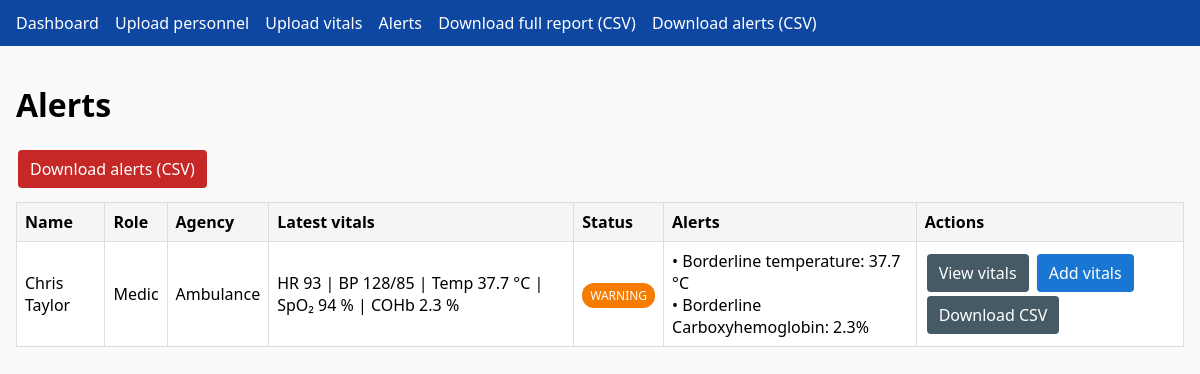
Screenshot of /alerts with the database file from the repository.
### app.py (models this page shows)
class Personnel(db.Model):
    id = db.Column(db.Integer, primary_key=True)
    name = db.Column(db.String(120), index=True)
    role = db.Column(db.String(120))
    dob = db.Column(db.Date, nullable=True)
    agency = db.Column(db.String(120))
    vitals = db.relationship("Vitals", backref="personnel", lazy=True)

class Vitals(db.Model):
    id = db.Column(db.Integer, primary_key=True)
    personnel_id = db.Column(db.Integer, db.ForeignKey("personnel.id"))
    timestamp = db.Column(db.DateTime, default=db.func.current_timestamp())
    heart_rate = db.Column(db.Integer, nullable=True)
    blood_pressure = db.Column(db.String(20), nullable=True)
    temperature = db.Column(db.Float, nullable=True)
    spo2 = db.Column(db.Integer, nullable=True)
    carboxyhemoglobin = db.Column(db.Float, nullable=True)

### app.py (the view)
@app.route("/alerts")
def alerts():
    people = Personnel.query.all()
    alerts_data = []
    for p in people:
        latest = p.vitals[-1] if p.vitals else None
        if not latest:
            continue
        status, messages = evaluate_status(latest)
        if status in ("alert", "warning"):
            alerts_data.append({"person": p, "latest": latest, "status": status, "alerts": messages})
    return render_template("alerts.html", alerts_data=alerts_data)

### templates/alerts.html
{% extends "base.html" %}
{% block content %}
<h1>Alerts</h1>
<a class="btn alert" href="{{ url_for('download_alerts_report') }}">Download alerts (CSV)</a>
<table>
  <thead>
    <tr>
      <th>Name</th>
      <th>Role</th>
      <th>Agency</th>
      <th>Latest vitals</th>
      <th>Status</th>
      <th>Alerts</th>
      <th>Actions</th>
    </tr>
  </thead>
  <tbody>
    {% for item in alerts_data %}
      <tr>
        <td>{{ item.person.name }}</td>
        <td>{{ item.person.role }}</td>
        <td>{{ item.person.agency }}</td>
        <td>
          HR {{ item.latest.heart_rate or "—" }} |
          BP {{ item.latest.blood_pressure or "—" }} |
          Temp {{ item.latest.temperature or "—" }} °C |
          SpO₂ {{ item.latest.spo2 or "—" }} % |
          COHb {{ item.latest.carboxyhemoglobin or "—" }} %
        </td>
        <td><span class="badge {{ item.status }}">{{ item.status|upper }}</span></td>
        <td>
          {% for m in item.alerts %}
            • {{ m }}<br>
          {% endfor %}
        </td>
        <td>
          <a class="btn secondary" href="{{ url_for('view_vitals', person_id=item.person.id) }}">View vitals</a>
          <a class="btn" href="{{ url_for('add_vitals', person_id=item.person.id) }}">Add vitals</a>
          <a class="btn secondary" href="{{ url_for('download_person_report', person_id=item.person.id) }}">
            Download CSV
          </a>
        </td>
      </tr>
    {% endfor %}
  </tbody>
</table>
{% endblock %}

### templates/base.html (style rules this page uses)
body { font-family: system-ui, -apple-system, Segoe UI, Roboto, Arial, sans-serif; margin: 0; background: #fafafa; }
.btn { display: inline-block; background: #1976d2; color: #fff; padding: 8px 12px; text-decoration: none; border-radius: 4px; margin: 2px; }
.btn.secondary { background: #455a64; }
.btn.alert { background: #c62828; }
.badge { padding: 4px 8px; border-radius: 12px; color: #fff; font-size: 12px; }
.badge.warning { background: #f57c00; }
table { width: 100%; border-collapse: collapse; margin-top: 12px; background: #fff; }
th, td { border: 1px solid #ddd; padding: 8px; text-align: left; }
th { background: #f5f5f5; }

### rows the page displays
Personnel: person.name "Chris Taylor", person.role "Medic", person.agency "Ambulance"
Vitals: latest "93", latest "128/85", latest "37.7", latest "94", latest "2.3"

### other values shown
{{ item.status|upper }} "WARNING"
{{ m }} "Borderline temperature: 37.7 °C" "Borderline Carboxyhemoglobin: 2.3%"
